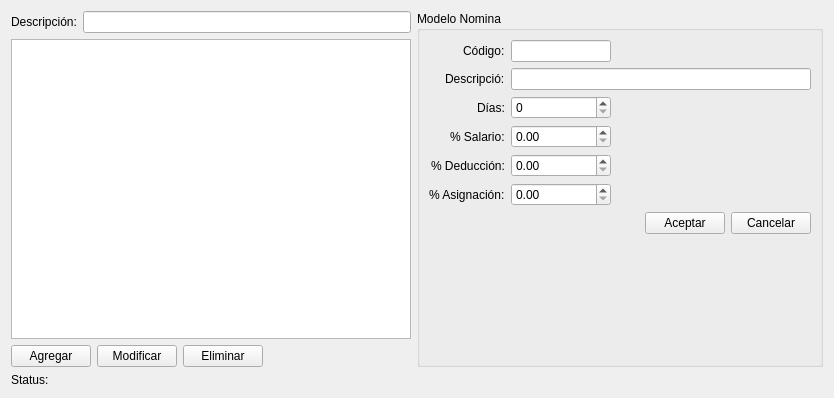
<?xml version="1.0" encoding="UTF-8"?>
<ui version="4.0">
 <class>NominaWidget</class>
 <widget class="QWidget" name="NominaWidget">
  <property name="geometry">
   <rect>
    <x>0</x>
    <y>0</y>
    <width>823</width>
    <height>398</height>
   </rect>
  </property>
  <property name="windowTitle">
   <string>Form</string>
  </property>
  <layout class="QGridLayout" name="gridLayout_2">
   <item row="0" column="0">
    <layout class="QVBoxLayout" name="verticalLayout">
     <item>
      <layout class="QHBoxLayout" name="horizontalLayout">
       <item>
        <widget class="QLabel" name="label">
         <property name="text">
          <string>Descripción:</string>
         </property>
        </widget>
       </item>
       <item>
        <widget class="QLineEdit" name="busquedaLineEdit"/>
       </item>
      </layout>
     </item>
     <item>
      <widget class="QTableView" name="nominaTableView">
       <property name="minimumSize">
        <size>
         <width>400</width>
         <height>300</height>
        </size>
       </property>
       <property name="editTriggers">
        <set>QAbstractItemView::NoEditTriggers</set>
       </property>
       <property name="selectionMode">
        <enum>QAbstractItemView::SingleSelection</enum>
       </property>
       <property name="selectionBehavior">
        <enum>QAbstractItemView::SelectRows</enum>
       </property>
       <attribute name="horizontalHeaderStretchLastSection">
        <bool>true</bool>
       </attribute>
      </widget>
     </item>
     <item>
      <layout class="QHBoxLayout" name="horizontalLayout_3">
       <item>
        <widget class="QPushButton" name="agregarPushButton">
         <property name="text">
          <string>Agregar</string>
         </property>
        </widget>
       </item>
       <item>
        <widget class="QPushButton" name="modificarPushButton">
         <property name="text">
          <string>Modificar</string>
         </property>
        </widget>
       </item>
       <item>
        <widget class="QPushButton" name="EliminarPushButton">
         <property name="text">
          <string>Eliminar</string>
         </property>
        </widget>
       </item>
       <item>
        <spacer name="horizontalSpacer">
         <property name="orientation">
          <enum>Qt::Horizontal</enum>
         </property>
         <property name="sizeHint" stdset="0">
          <size>
           <width>40</width>
           <height>20</height>
          </size>
         </property>
        </spacer>
       </item>
      </layout>
     </item>
    </layout>
   </item>
   <item row="0" column="1">
    <widget class="QGroupBox" name="groupBox">
     <property name="title">
      <string>Modelo Nomina</string>
     </property>
     <layout class="QGridLayout" name="gridLayout">
      <item row="0" column="0">
       <layout class="QFormLayout" name="formLayout">
        <property name="labelAlignment">
         <set>Qt::AlignRight|Qt::AlignTrailing|Qt::AlignVCenter</set>
        </property>
        <item row="0" column="0">
         <widget class="QLabel" name="label_2">
          <property name="text">
           <string>Código:</string>
          </property>
         </widget>
        </item>
        <item row="0" column="1">
         <widget class="QLineEdit" name="codigoLineEdit">
          <property name="maximumSize">
           <size>
            <width>100</width>
            <height>16777215</height>
           </size>
          </property>
         </widget>
        </item>
        <item row="1" column="0">
         <widget class="QLabel" name="label_3">
          <property name="text">
           <string>Descripció:</string>
          </property>
         </widget>
        </item>
        <item row="1" column="1">
         <widget class="QLineEdit" name="descripcionLineEdit">
          <property name="minimumSize">
           <size>
            <width>300</width>
            <height>0</height>
           </size>
          </property>
         </widget>
        </item>
        <item row="2" column="0">
         <widget class="QLabel" name="label_4">
          <property name="text">
           <string>Días:</string>
          </property>
         </widget>
        </item>
        <item row="2" column="1">
         <widget class="QSpinBox" name="diasSpinBox">
          <property name="maximumSize">
           <size>
            <width>100</width>
            <height>16777215</height>
           </size>
          </property>
         </widget>
        </item>
        <item row="3" column="0">
         <widget class="QLabel" name="label_5">
          <property name="text">
           <string>% Salario:</string>
          </property>
         </widget>
        </item>
        <item row="3" column="1">
         <widget class="QDoubleSpinBox" name="salarioDoubleSpinBox">
          <property name="maximumSize">
           <size>
            <width>100</width>
            <height>16777215</height>
           </size>
          </property>
          <property name="maximum">
           <double>100.000000000000000</double>
          </property>
         </widget>
        </item>
        <item row="4" column="0">
         <widget class="QLabel" name="label_6">
          <property name="text">
           <string>% Deducción:</string>
          </property>
         </widget>
        </item>
        <item row="4" column="1">
         <widget class="QDoubleSpinBox" name="deduccionDoubleSpinBox">
          <property name="maximumSize">
           <size>
            <width>100</width>
            <height>16777215</height>
           </size>
          </property>
          <property name="maximum">
           <double>100.000000000000000</double>
          </property>
         </widget>
        </item>
        <item row="5" column="0">
         <widget class="QLabel" name="label_7">
          <property name="text">
           <string>% Asignación:</string>
          </property>
         </widget>
        </item>
        <item row="5" column="1">
         <widget class="QDoubleSpinBox" name="asignacionDoubleSpinBox">
          <property name="maximumSize">
           <size>
            <width>100</width>
            <height>16777215</height>
           </size>
          </property>
          <property name="maximum">
           <double>100.000000000000000</double>
          </property>
         </widget>
        </item>
       </layout>
      </item>
      <item row="1" column="0">
       <layout class="QHBoxLayout" name="horizontalLayout_2">
        <item>
         <spacer name="horizontalSpacer_2">
          <property name="orientation">
           <enum>Qt::Horizontal</enum>
          </property>
          <property name="sizeHint" stdset="0">
           <size>
            <width>40</width>
            <height>20</height>
           </size>
          </property>
         </spacer>
        </item>
        <item>
         <widget class="QPushButton" name="accionPushButton">
          <property name="text">
           <string>Aceptar</string>
          </property>
         </widget>
        </item>
        <item>
         <widget class="QPushButton" name="cancelarPushButton">
          <property name="text">
           <string>Cancelar</string>
          </property>
         </widget>
        </item>
       </layout>
      </item>
      <item row="2" column="0">
       <spacer name="verticalSpacer">
        <property name="orientation">
         <enum>Qt::Vertical</enum>
        </property>
        <property name="sizeHint" stdset="0">
         <size>
          <width>20</width>
          <height>40</height>
         </size>
        </property>
       </spacer>
      </item>
     </layout>
    </widget>
   </item>
   <item row="1" column="0">
    <widget class="QLabel" name="statusLabel">
     <property name="text">
      <string>Status:</string>
     </property>
    </widget>
   </item>
  </layout>
 </widget>
 <resources/>
 <connections/>
</ui>
